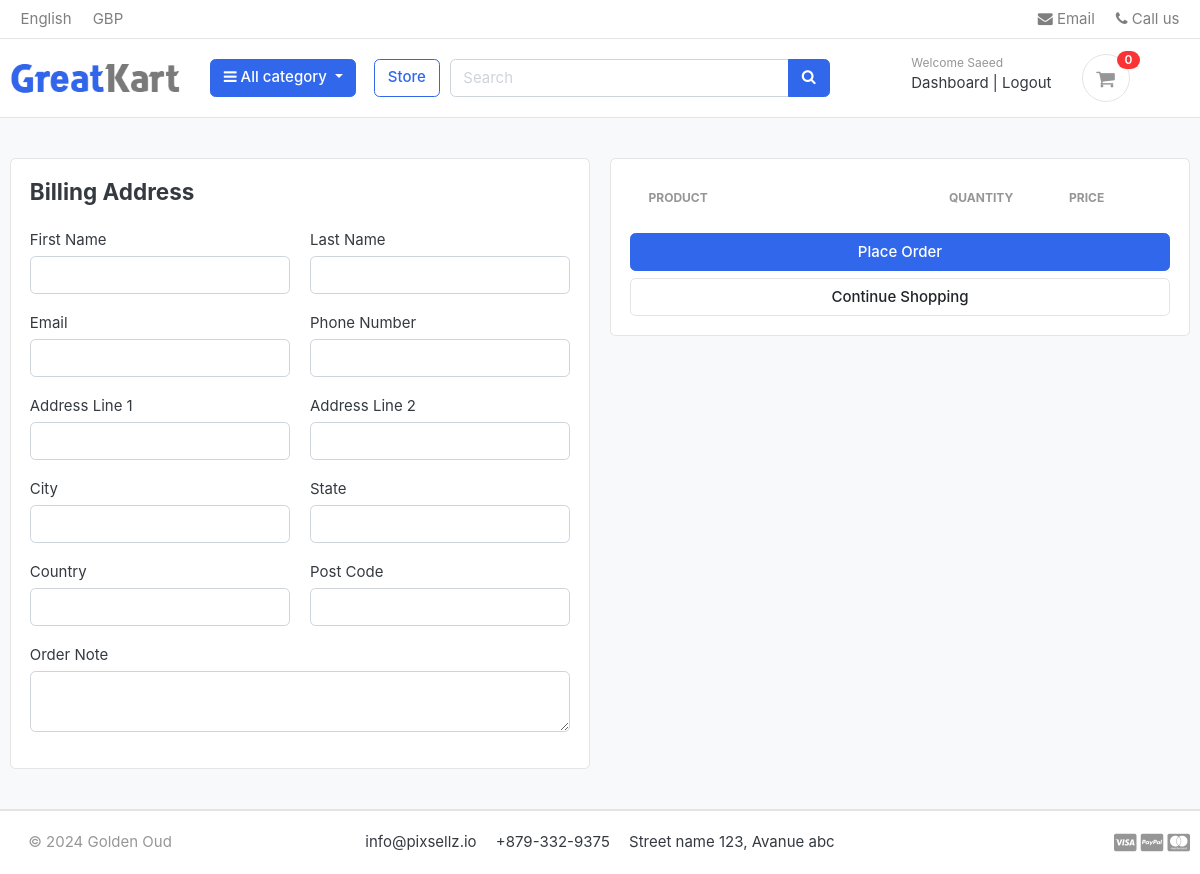
Page /cart/checkout/ (signed in) on the earlier database version.
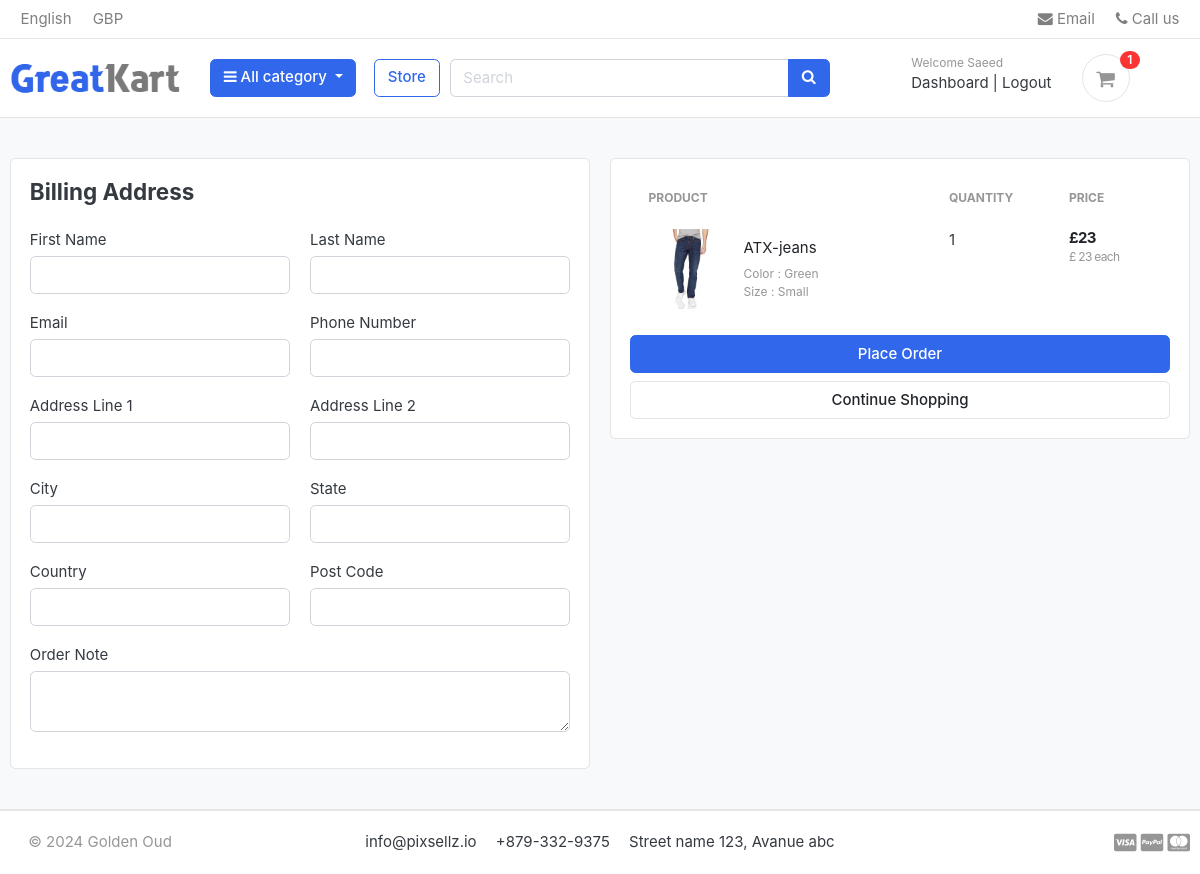
Same page on the later database version.
### carts/models.py (models this page shows, shortened)
class CartItem(models.Model):
    user = models.ForeignKey(Account, on_delete=models.CASCADE, null=True)
    product = models.ForeignKey(Product, on_delete=models.CASCADE)
    variations = models.ManyToManyField(Variation, blank=True)
    cart = models.ForeignKey(Cart, on_delete=models.CASCADE, null=True)
    quantity = models.IntegerField()
    is_active = models.BooleanField(default=True)
    def sub_total(self):
        return self.product.price * self.quantity

### store/models.py (models this page shows, shortened)
class Product(models.Model):
    product_name = models.CharField(max_length=200, unique=True)
    slug = models.SlugField(max_length=200, unique=True)
    decription = models.TextField(max_length=500, blank=True)
    price = models.IntegerField()
    image = models.ImageField(upload_to='photos/products')
    stock = models.IntegerField()
    is_available = models.BooleanField(default=True)
    category = models.ForeignKey(Category, on_delete=models.CASCADE)
    created_date = models.DateTimeField(auto_now_add=True)
    modified_date = models.DateTimeField(auto_now=True)
    def get_url(self):
        return reverse('product_detail', args=[self.category.slug, self.slug])

class Variation(models.Model):
    product = models.ForeignKey(Product, on_delete=models.CASCADE)
    variation_category = models.CharField(
        max_length=100, choices=variation_category_choice)
    variation_value = models.CharField(max_length=100)
    is_active = models.BooleanField(default=True)
    created_date = models.DateTimeField(auto_now=True)
    objects = VariationManager()

### carts/views.py (the view)
# urls.py: path('checkout/', views.checkout, name='checkout'),
@ login_required(login_url='login')
def checkout(request, total=0, quantity=0, cart_items=None):
    try:
        tax = 0
        grand_total = 0
        if request.user.is_authenticated:
            cart_items = CartItem.objects.filter(
                user=request.user, is_active=True)
        else:
            cart = Cart.objects.get(cart_id=_cart_id(request))
            cart_items = CartItem.objects.filter(cart=cart, is_active=True)
        for cart_item in cart_items:
            total += (cart_item.product.price * cart_item.quantity)
            quantity += cart_item.quantity
        tax = (2 * total)/100
        grand_total = total + tax
    except ObjectDoesNotExist:
        pass
    context = {
        'total': total,
        'quantity': quantity,
        'cart_items': cart_items,
        'tax': tax,
        'grand_total': grand_total
    }
    return render(request, 'store/checkout.html', context)

### carts/context_processors.py (called while the page is built)
def counter(request):
    cart_count = 0
    if 'admin' in request.path:
        return {}
    else:
        try:
            cart = Cart.objects.filter(cart_id=_cart_id(request))
            if request.user.is_authenticated:
                cart_items = CartItem.objects.all().filter(user=request.user)
            else:
                cart_items = CartItem.objects.all().filter(cart=cart[:1])
            for cart_item in cart_items:
                cart_count += cart_item.quantity
        except Cart.DoesNotExist:
            cart_count = 0
        return dict(cart_count=cart_count)

### carts/views.py (called while the page is built)
def _cart_id(request):
    cart = request.session.session_key
    if not cart:
        cart = request.session.create()
    return cart

### category/context_processors.py (called while the page is built)
def menu_links(request):
    links = Category.objects.all()
    return dict(links=links)

### category/models.py (called while the page is built)
    def get_url(self):
        return reverse('products_by_category', args=[self.slug])

### templates/store/checkout.html (shortened to what the changed rows need)
{% extends 'base.html' %}
{% load static %}
{% block content %}
<section class="section-content padding-y bg">
<div class="container">
<div class="row">
	<aside class="col-lg-6">
		<div class="card">
		<div class="card-body">
            <table class="table table-borderless table-shopping-cart">
                <thead class="text-muted">
                <tr class="small text-uppercase">
                  <th scope="col">Product</th>
                  <th scope="col" width="120">Quantity</th>
                  <th scope="col" width="120">Price</th>
                </tr>
                </thead>
                <tbody>
                {% for cart_item in cart_items %}
                <tr>
                    <td>
                        <figure class="itemside align-items-center">
                            <div class="aside"><img src="{{ cart_item.product.image.url }}" class="img-sm"></div>
                            <figcaption class="info">
                                <a href="{{ cart_item.product.get_url }}" class="title text-dark">{{ cart_item.product.product_name }}</a>
                                <p class="text-muted small">
                                    {% if cart_item.variations.all %}
                                        {% for item in cart_item.variations.all %}
                                            {{ item.variation_category | capfirst }} : {{ item.variation_value  | capfirst}} <br>
                                        {% endfor %}
                                    {% endif %}
                                </p>
                            </figcaption>
                        </figure>
                    </td>
                    <td>
                    <lable for="">{{ cart_item.quantity }}</lable>
                    </td>
                    <td>
                        <div class="price-wrap">
                            <var class="price">£{{ cart_item.sub_total }}</var>
                            <small class="text-muted"> £ {{ cart_item.product.price }} each </small>
                        </div>
                    </td>
                </tr>
                {% endfor %}
                </tbody>
                </table>
		</div>
		</div>
</aside>
</div>
</div>
</section>
{% endblock %}

### templates/includes/navbar.html (shortened to what this page needs)
{% load static %}
<header class="section-header">
    <nav class="navbar p-md-0 navbar-expand-sm navbar-light border-bottom">
    <div class="container">
      <div class="collapse navbar-collapse" id="navbarTop4">
        <ul class="navbar-nav mr-auto">
            <li class="nav-item dropdown">
                 <a href="#" class="nav-link">   English </a>
            </li>
            <li class="nav-item dropdown">
                <a href="#" class="nav-link"> GBP </a>
            </li>
        </ul>
        <ul class="navbar-nav">
            <li><a href="#" class="nav-link"> <i class="fa fa-envelope"></i> Email </a></li>
            <li><a href="#" class="nav-link"> <i class="fa fa-phone"></i> Call us </a></li>
        </ul>
      </div>
    </div>
    </nav>
    <section class="header-main border-bottom">
        <div class="container">
    <div class="row align-items-center">
        <div class="col-lg-2 col-md-3 col-6">
            <a href="{% url 'home' %}" class="brand-wrap">
                <img class="logo" src="{% static './images/logo.png' %}">
            </a>
        </div>
        <div class="col-lg col-sm col-md col-6 flex-grow-0">
            <div class="category-wrap dropdown d-inline-block float-right">
                <button type="button" class="btn btn-primary dropdown-toggle" data-toggle="dropdown">
                    <i class="fa fa-bars"></i> All category
                </button>
            </div>
        </div>
        <div class="sm-col-2 ml-2 mb-3 mb-lg-0 mb-md-0">
            <a href="{% url 'store' %}" class="btn btn-outline-primary">Store</a>
        </div>
        <div class="col-lg-4 col-md-6 col-9 ml-3 ml-md-0 ml-lg-0">
            <form action="{% url 'search' %}" class="search" method="GET">
                <div class="input-group w-100">
                    <input type="text" class="form-control" style="width:60%;" placeholder="Search" name="keyword">
                    <div class="input-group-append">
                      <button class="btn btn-primary" type="submit">
                        <i class="fa fa-search"></i>
                      </button>
                    </div>
                </div>
            </form>
        </div>
        <div class="col-lg-3 col-md-6 col-12 order-2 order-lg-3 ">
            {% if user.id is None %}
                    <div class="d-flex justify-content-end mb-3 mb-lg-0">
                        <div class="widget-header">
                            <small class="title text-muted">Welcome guest!</small>
                            <div>
                                <a href="{% url 'login' %}">Sign in</a> <span class="dark-transp"> | </span>
                                <a href="{% url 'register' %}"> Register</a>
                            </div>
                        </div>
            {% else %}
            <div class="d-flex justify-content-end mb-3 mb-lg-0">
                <div class="widget-header">
                    <small class="title text-muted">Welcome {{user.first_name}}</small>
                    <div>
                        <a href="{% url 'dashboard' %}">Dashboard</a> <span class="dark-transp"> | </span>
                        <a href="{% url 'logout' %}"> Logout </a>
                    </div>
                </div>
            {% endif %}
                        <a href="{% url 'cart' %}"  class="widget-header pl-3 ml-3">
                            <div class="icon icon-sm rounded-circle border"><i class="fa fa-shopping-cart"></i></div>
                            <span class="badge badge-pill badge-danger notify">{{cart_count}}</span>
                        </a>
                    </div>
                </div>
    </div>
        </div>
    </section>
    </header>

Differences in the rows shown:
added CartItem: product.image (picture), product.product_name "ATX-jeans", quantity "1", sub_total "23", product.price "23"
now on this page (row unchanged): Variation: variation_category "Color", variation_value "Green"
now on this page (row unchanged): Variation: variation_category "Size", variation_value "Small"
Other differences:
{{ cart_count }}: "0" → "1"
